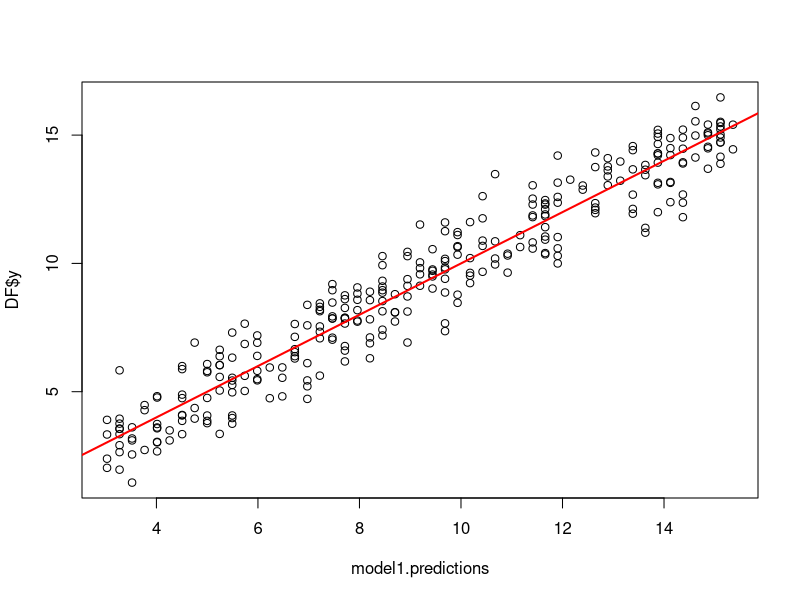
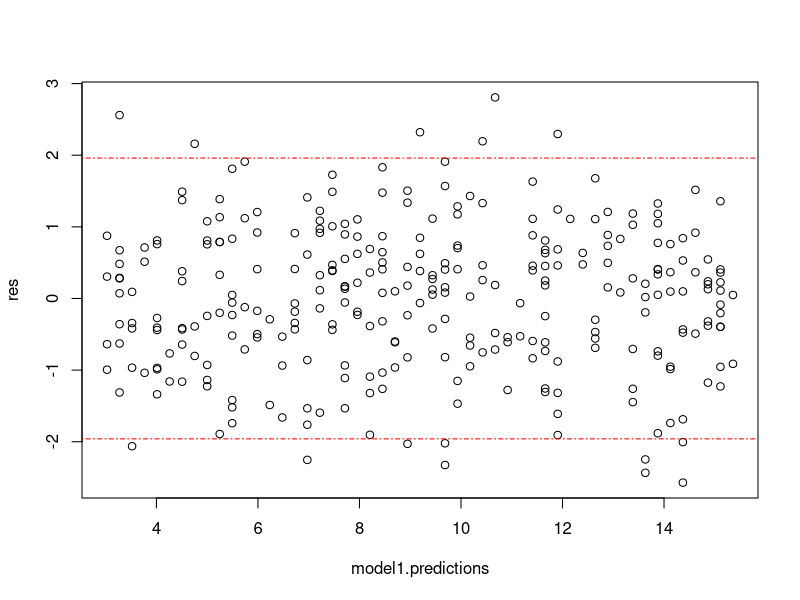
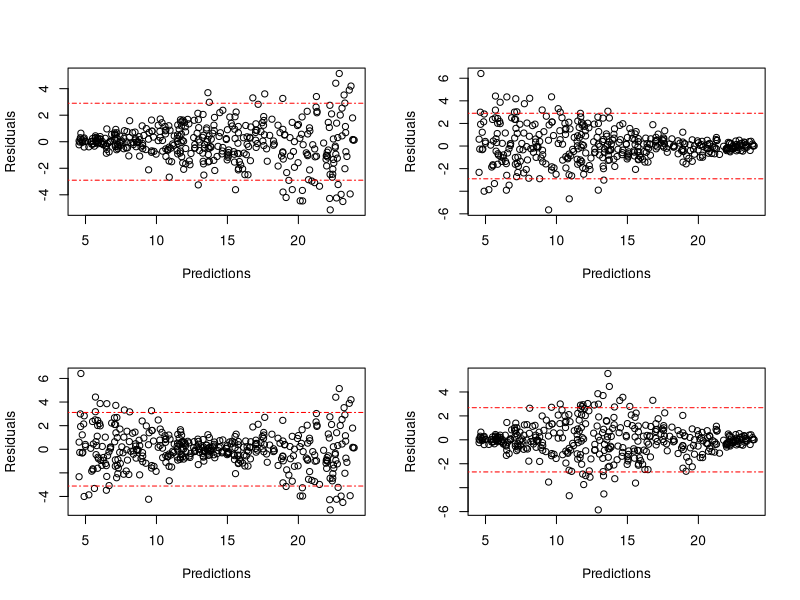
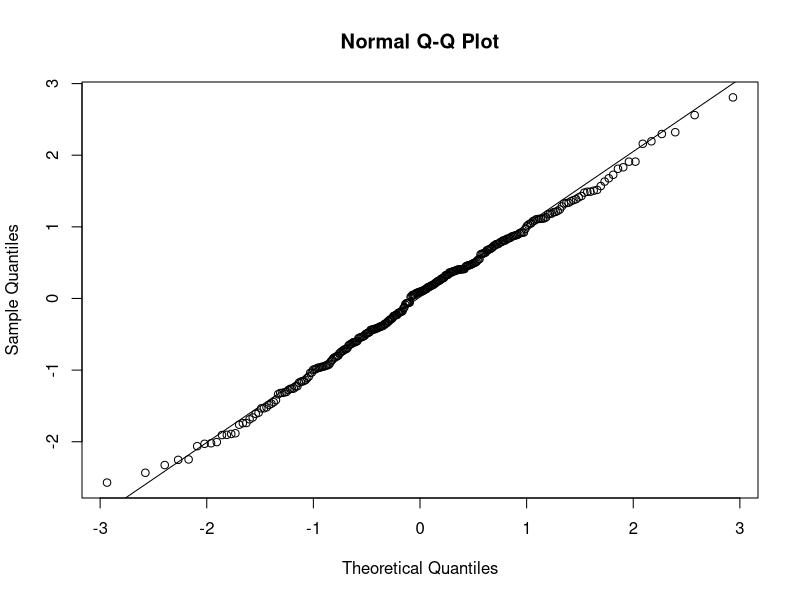

Source code (R) for these figures, in order:
#         Линейни модели

#           Линейна регресия

NN <- 300
set.seed(73391)
x1 <- round(runif(NN, 0, 5), 1)
x2 <- round(runif(NN, 2, 6), 1)
y <- 3 + 2.5*x1 + rnorm(NN)
DF <- data.frame(x1, x2, y)

#       Какво представлява линейната регресия
#       Линейната регресия е статистически метод, който ни позволява да проучим и обобщим връзките
#   между две множества от непрекъснати променливи - X и y:
#       - в множеството X се намират обясняващите променливи (наречени още предиктори или независими 
#   променливи) и на върху тях се основават нашите прогнози; 
#       - в множеството y се съдържа една променлива (вектор), наричаща се зависима променлива
#   променливаи или резултат, която искаме да прогнозираме.

#       Ако приемем, че размерът на вектора y e N, a размерът на множеството X е N x p, то
#   връзката между двете множества е y = b(0) + b(1)*x(1) + ... + b(p)*x(p) + error, където
#   b(0) е константа, а b(1), ..., b(p) са параметрите, които обясняват влиянието на X над y.
#   Линейната регресия ни позволява да оценим стойностите на тези p+1 коефцициенти. 
#       Има няколко начина за намирането на тези коефициенти, но най-често използваният е OLS
#   (метод на най-малките квадрати)

#   В R, функцията за линейна регресия е lm()

#       Два начина за извикване на линейна регресия. Първият, ако виждаме нужните ни променливите 
#   в средата на R. Лесно можем да проверим дали променливите са заредени в среда на R с функцията
#   ls().
model1 <- lm(y ~ x1)
model1

rm(list = c("x1", "x2", "y"))

#       Вторият начин е като посочим data frame-а или матрицата, който(която) съдържа необходимите
#   променливи.
model2 <- lm(y ~ x1, data = DF)
model2
rm(list = "model2")
#       Когато изследваме връзка между една зависима и една обясняваща променлива, тогава линейната 
#   регресия е едномерна (или проста). При наличието на повече предиктори (обясняващи променливи),
#   тогава имаме многомерна линейна регресия.
#       Горните два модела са пример за проста линейна регресия
#       Многомерната линейна регресия ще бъде разгледана по-подробно по-нататък в курса.
222
#       След като сме построили линееен модел, следващата стъпка е да проверим до колко този модел
#   описва добре данни и какви са оценките на коефициенти му.
summary(model1)

#   -------
#       Хипотези и проверка на хипотези 
#       Накратко, статистическата хипотеза е предположение за параметър на извадката/популацията.
#   Това предположение може да бъде вярно или невярно. Ето защо съществуват две взаимоизключващи се 
#   хипотези - нулева (H0) и алтернативна (H1). 
#       Имаме три типа хипотези: 
#           1. H0: параметър = число, H1: параметър != число
#           2. H0: параметър <= число, H1: параметър > число
#           3. H0: параметър >= число, H1: параметър < число

#       Проверката на хипотезите става с помощта на тестове. На база вида на теста, искаме да 
#   отхвърлим или не нулевата хипотеза H0. Дали нулевата хипотеза е отхвърлена се определя от 
#   стойност, наречена "p-value". Стандартно, една H0 се отхвърля при стойност на p-value < 0.05.
#   При отхвърляне на нулева хипотеза, за вярна се приема алтернативната H1.
#   -------


#       Първо ще проверим дали коефициентите са статистически значими, тоест дали е необходимо да 
#   участват в анализа. За всеки един коефициент проверяваме хипотезата дали коефициентът е равен
#   на 0 (b(i) ?= 0). За да бъде един коефициент значим, то трябва за него да отхвърлим горната 
#   хипотеза. Както беше споменато по-горе, за да се отхвърли H0, то стойността на p-vaue трябва да
#   бъде по-малка от 0.05. Стойностите p-value се намират в колоната "Pr(>|t|)". Стойностите на 
#   p-value за двата параметъра е 2e-16 << 0,05 и следователно двата параметъра са статистически 
#   значими. 

#       Преди да продължим с изследването на регресията, нека да видим случай, когато коефициентите
#   не са значими.
summary(model3 <- lm(y ~ x2, data = DF))
rm("model3")
#       Да разгледаме оценките пред коефицнета x2. Оценката на коефициента е -0,1505. Но въпреки, че
#   стойността му е различна от 0, то той е статистически незначим. Защо? Защото стойността на
#   p-value e 0,414 > 0,05. Тоест, този коефициент може да отпадне от анализа.

#       Следващата стъпка е да проверим до колко модела описва добре данните. За целта ще използваме
#   статистиките "Multiple R-squared" или "Adjusted R-squared". Статистиката "Multiple R-squared"
#   приема стойности в интервала [0-1]. Колкото тази статистика се приближава до единица, толкова 
#   моделът е по-добър. И обратното, колкото стойността на R2 клони към 0, толкова  моделът не се
#   справя с описването на данните. Моделите, които имат стойности за R2 под 0.5, ги приемаме за 
#   слаби.

#       Препоръчително е да се използва обаче статистиката Adjusted R-squared, защото тя "наказва",
#   когато използваме ненужни променливи. По принцип, тази статистика също приема стойности в
#   интервала [0-1], но когато използваме само статистически незначими, тогава Adjusted R-squared
#   може да приеме и отрицателни стойности.

summary(model1)
#       Какво можем да кажем за model2? Стойността на Adjusted R2 е 0.9284. Тоест моделът описва
#   много добре данните.

#   - Какво представлява R2 и как можем да го изчислим?
#   - За целта първо ще разгледаме начините да изчисляваме прогнози и остатъците (residuals).


#       Регресионното уравнение придобива вида y = 3.027 + 2.247*x1.


#       Линейната регресия позволява не само да се оценят връзките между отделните обясняващи
#   променливи и резулатата, но както споменахме по-горе, позволява да се правят прогнози. В R 
#   използваме функцията "predict" за прогнозиране. Функцията съдържа два основни параметъра object 
#   (построения модел) и newdata (данни, за които искаме да направим прогноза)
model1.predictions <- predict(object = model1, newdata = DF)
model1.predictions.alt <- model1$coefficients[1] + model1$coefficients[2]*DF$x1  #   Алтернативен начин
all(model1.predictions == model1.predictions.alt)
rm("model1.predictions.alt")


#   Нека да видим на графика как изглеждат прогнозите спрямо реалните стойности
plot(model1.predictions, DF$y)
abline(a = 0, b = 1, col = "red", lwd = 2)
#       От графиката се вижда, че прогнозите и реалните стойности се движат около ъглополовящата на 
#   първи квадрант (x = y)


#       Остатъците са разликата между наблюдаваната стойност и направената прогноза. За целта ще 
#   използваме функцията residuals(). Параметърът object приема стойността на модела, за когото
#   желаем да оценим остатъците.

res <- residuals(object = model1)
res.alt <- DF$y - model1.predictions
all(round(res, 10) == round(res.alt, 10))
rm("res.alt")



#       Нека сега се върнм към Multiple R-squared. В своята същност R2 представлява  
#   1 - съотношението на вариацията на остатъците и общата вариация. Колкото един модел е по-добър,
#   толкова остатъците му следва да бъдат по-малки, а от там и вариацията им. Тъй като общата
#   вариация е константа, то можем да използваме тази статистика при сравняването на моделите и
#   избора на по-добрия.

summary(model1)$r.squared
1 - var(res)/var(DF$y)





#     Условия
#         Не на последно място, остава да се проверят дали линейанта регресия (а и всички останали
#   линейни модели или ML алгоритми) отговарят на три необходими условия



#       1. Константна вариация на грешките (Хомоскедастичност)
#       Това е най-важното условие при линейните модели. Целта на константната вариация е около 
#   регресионната линия да се изгради "тунел" и да може да се определи (с някаква вероятност), в 
#   какви граници се намира прогнозата. При нарушение на това условие, за определени интервали
#   грешката ще бъде по-малка от очакваното, а за други - по-голяма. Проблемът е, че ако очакваме 
#   определени неблагоприятни сценарии, те може да се окажат още по-лоши.
#       Това условие най-лесно се проверява графично. По остта X изобразяваме прогнозите, а по Y - 
#   остатъците
plot(model1.predictions, res)
abline(h = 1.96*c(-1, 1)*round(sd(res, 2)), col = "red", lty = 4)


#       За да имаме хомоскедастичност, то остатъците трябва да бъдат разпръснати равномерно по 
#   цялата графика. Между двете червени
#   линии хипотетично се намират 95% от остатъците.

#       Примери за хетероскедастичност (неконстантна вариация на грешките)

sigmaFunction <- function(x) {
  thresholds <- unname(quantile(x, prob = seq(0, 1, by = 0.1)))
  thresholds[length(thresholds)] <- thresholds[length(thresholds)] + 0.001
  findInterval(x, thresholds)
}


NN <- 400
set.seed(6335)
a <- 0.1; b <- 4
predictions <- 4 + 5*runif(NN, a, b)
noise <- rnorm(NN, sd = 0.25)
SI <- sigmaFunction(predictions)
r <- cbind(SI, (11 - SI), (1 + 2*abs(mean(SI) - SI)), (11 - (1 + 2*abs(mean(SI) - SI))))*noise

par(mfrow = c(2, 2))
for(i in 1:4) {
  plot(predictions, r[, i], xlab = "Predictions", ylab = "Residuals")
  #abline(h = 0, col = "red", lwd = 2)
  abline(h = 1.96*c(-1, 1)*round(sd(r[, i]), 2), col = "red", lty = 4)
}
par(mfrow = c(1, 1))

rm(list = c("a", "b", "i", "noise", "predictions", "r", "SI", "sigmaFunction"))

#       На графиката са показани четирите основни типа хетероскедастичност. Между двете червени
#   линии хипотетично се намират 95% от остатъците. 



#       2. Липса на автокорелация на грешките
#       Следващото важно условие е между остатъците да нямаме наличие на автокорелация. Тоест
#   всяка следваща грешка да не зависи от предходната грешка. Най-лесно е да проверим с теста
#   на Durbin-Watson. Този тест се намира в пакета "lmtest", който трябва да го инсталираме и
#   заредим. 
#       Функцията за теста на Durbin-Watson е dwtest(). Теста приема като параметър самия модел. 
#   Нулевата хипотеза e, че не съществува автокорелация. Тоест, целта ни е ДА НЕ отхвърлим H0.


install.packages("lmtest")
library(lmtest)

dwtest(model1)
#       Стойността на p-value е 0.767 > 0.05. Следователно няма да отхвърлим хипотезата. 
#   Следователно нямаме автокорелация при грешките.


#       Пример за автокорелация при грешките на линеен модел
NN <- 300
set.seed(6621)
x1 <- runif(NN, 1, 5)
noise <- rnorm(NN)
rho <- 0.8
for(i in 2:NN) {  noise[i] <- rho*noise[i-1] + sqrt(1 - rho^2)*noise[i] }
#   Задаваме автокорелация равна на 0.8

y1 <- 3 + 2*x1 + noise
model4 <- lm(y1 ~ x1)
summary(model4)
dwtest(model4)
#     Стойността на p-value e 0, следователно имаме наличие на автокорелация. Както и очаквахме
rm(list = c("i", "model4", "noise", "rho", "x1", "y1"))


#       3. нормално разпределение на грешките
#       Последното условие е грешката да има нормално разпределение. Когато това условие е 
#   изпълнено, тогава имаме най-добрите оценки на коефициентите на линейната регресия. Проверката 
#   на това условие става с помощта на теста на Shapiro-Wilk (H0: нормално разпределение) и 
#   Q-Q plot.

shapiro.test(res)
#       Стойността на p-value e 0.632 => грешката е нормално разпределена.
qqnorm(res);  qqline(res)
#       На тази графика търсим за тежки опашки (стойностите в краищата са на голямо разстояние от
#   линията). Както се вижда, няма тежки опашки

